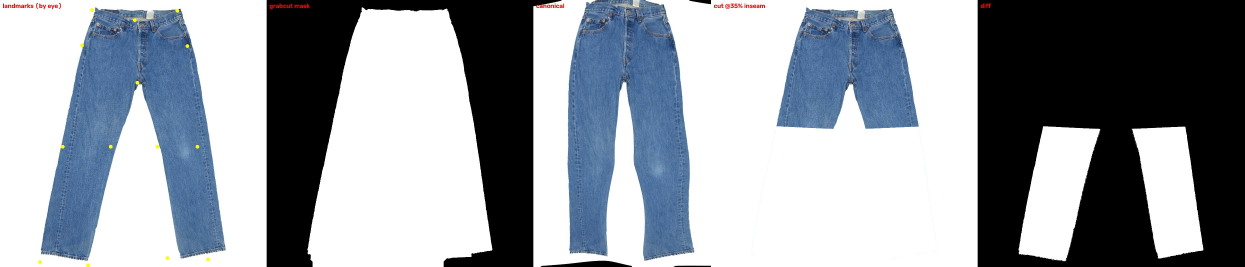
#> input picture experiments/EXP_0001_listing-photos/used_panel.jpg, 3733 x 800 px (shown at 1/3 size)
$ python annotate_landmarks.py ../experiments/EXP_0001_listing-photos/used_panel.jpg
#> lines starting #> are read from the running program, lines starting #| are printed output that depends on the picture; after the words box and inside, x2 and y2 are one past the last pixel; in counts of white or black regions, pixels touching at a corner belong together
#!/usr/bin/env python3
"""Click landmarks on a jeans photo. Usage: annotate_landmarks.py IMAGE [--out landmarks.json]

Keys: left-click = place current landmark, u = undo, s = save, q = quit.
Prompts follow denimtwin.canon.landmarks.LANDMARKS order. Records annotator + timestamp
so manual effort can be measured later (plan §4.2)."""
import argparse, json, os, sys, time, getpass
sys.path.insert(0, os.path.join(os.path.dirname(__file__), "..", "src"))
import cv2
from denimtwin.canon.landmarks import LANDMARKS

p = argparse.ArgumentParser()
p.add_argument("image"); p.add_argument("--out"); p.add_argument("--max-side", type=int, default=1400)
a = p.parse_args()
out_path = a.out or os.path.splitext(a.image)[0] + "_landmarks.json"
orig = cv2.imread(a.image); assert orig is not None, "unreadable image"
#> further down, orig is the input picture: shape (800, 3733, 3); mean B, G, R 163.8, 156.3, 150.3
scale = min(1.0, a.max_side / max(orig.shape[:2]))
#> scale = 0.375
disp = cv2.resize(orig, None, fx=scale, fy=scale)
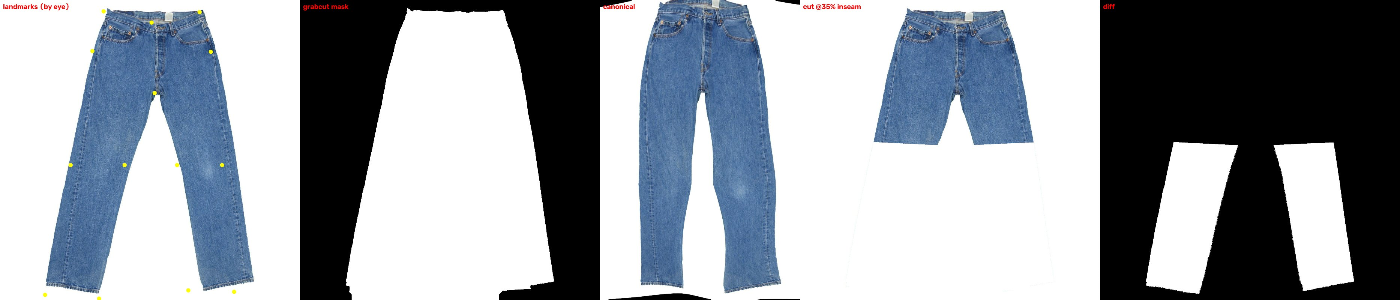
#> disp: shape (300, 1400, 3); mean B, G, R 163.8, 156.2, 150.2
pts = {}; t0 = time.time()

def draw():
    im = disp.copy()
    for n, (x, y) in pts.items():
        cv2.circle(im, (int(x * scale), int(y * scale)), 5, (0, 255, 255), -1)
        cv2.putText(im, n, (int(x * scale) + 6, int(y * scale) - 6), cv2.FONT_HERSHEY_SIMPLEX, 0.45, (0, 255, 255), 1)
    nxt = next((n for n in LANDMARKS if n not in pts), None)
    msg = f"click: {nxt}" if nxt else "all placed — press s to save"
    cv2.putText(im, msg, (10, 28), cv2.FONT_HERSHEY_SIMPLEX, 0.8, (0, 0, 255), 2)
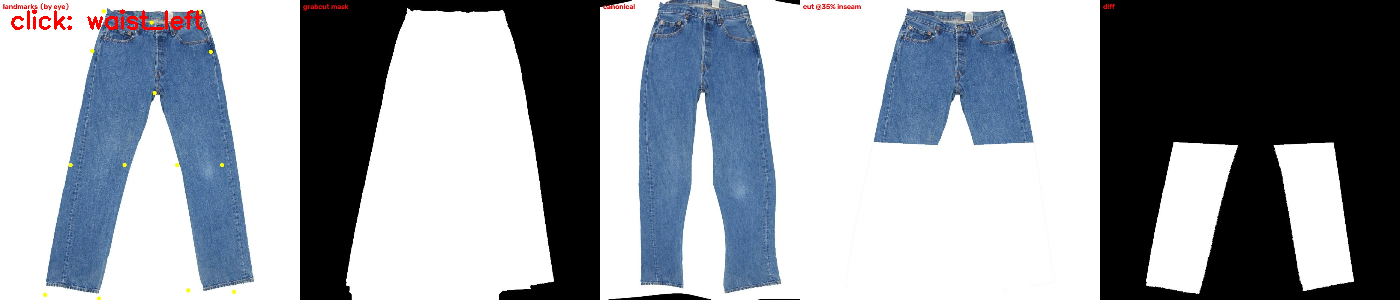
#> im: shape (300, 1400, 3); 0.3% of pixels changed, all inside (x1, y1, x2, y2) = (11, 9, 203, 30)
    cv2.imshow("landmarks", im)

def on_mouse(ev, x, y, flags, _):
    if ev == cv2.EVENT_LBUTTONDOWN:
        nxt = next((n for n in LANDMARKS if n not in pts), None)
        if nxt: pts[nxt] = (x / scale, y / scale); draw()

cv2.namedWindow("landmarks"); cv2.setMouseCallback("landmarks", on_mouse); draw()
while True:
    k = cv2.waitKey(50) & 0xFF
#> (key q is pressed here)
    if k == ord("u") and pts: pts.pop(list(pts)[-1]); draw()
    elif k == ord("s"):
        json.dump({"image": os.path.abspath(a.image), "landmarks": pts, "annotator": getpass.getuser(),
                   "seconds": round(time.time() - t0, 1), "source": "manual"}, open(out_path, "w"), indent=2)
        print("saved", out_path); break
    elif k == ord("q"): break
cv2.destroyAllWindows()
